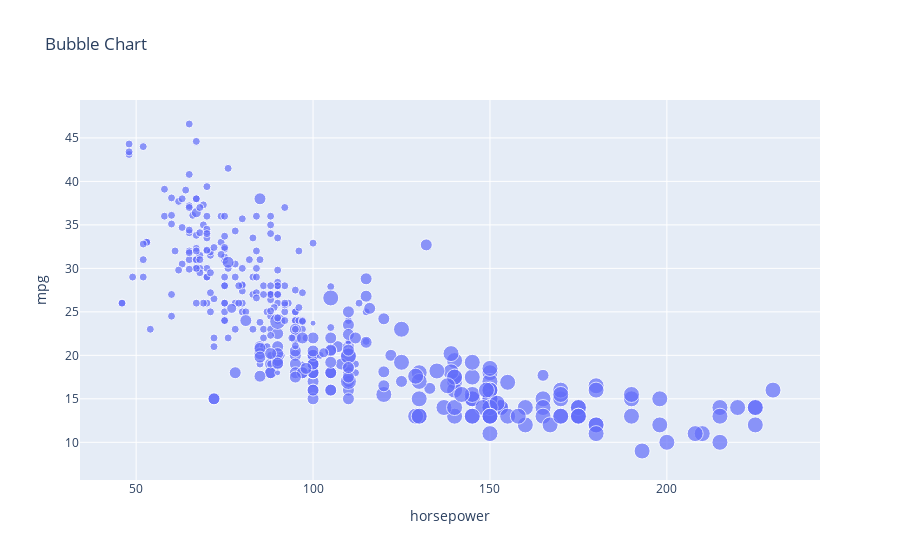

Notebook code for this chart:
### Markdown cell above
We can now plot this:

### Code cell
layout = go.Layout(title="Bubble Chart", 
                   xaxis=dict(title="horsepower"), 
                   yaxis=dict(title="mpg"))
fig = go.Figure(data=data, layout=layout)
pyo.iplot(fig)

### Figure 1 — Plotly figure (JSON) as saved in the notebook; plotly's stock layout.template omitted (floating-point values rounded to 4 significant figures; data arrays with more than 128 entries replaced by an {"elided": "..."} marker saying what was removed)
{"data": [{"marker": {"size": {"elided": "392 int values"}}, "mode": "markers", "text": {"elided": "392 str values"}, "type": "scatter", "x": {"elided": "392 int values"}, "y": {"elided": "392 float values"}}], "layout": {"autosize": true, "title": {"text": "Bubble Chart"}, "xaxis": {"autorange": true, "range": [34.63, 242.3], "title": {"text": "horsepower"}, "type": "linear"}, "yaxis": {"autorange": true, "range": [4.14, 50.18], "title": {"text": "mpg"}, "type": "linear"}}}
